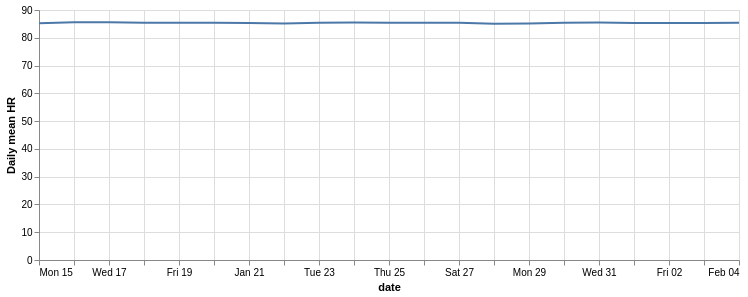

Write notebook code for a chart like this one.
### Markdown cell above
## Checkpoints

- `outputs/daily_device_summary.parquet` exists
- `result.height > 0`
- `num_segments` looks like "a day of 5-min windows" (usually a couple hundred)

## Visual: a single device over time

A quick inline plot makes the aggregation feel real. We’ll look at one device’s daily `mean_hr`.

### Code cell
one = (
    result
    .filter(result["device_id"] == result["device_id"][0])
    .select(["date", "mean_hr"])
)

alt.Chart(one.to_pandas()).mark_line().encode(
    x="date:T",
    y=alt.Y("mean_hr:Q", title="Daily mean HR"),
).properties(width=700, height=250)

### Figure 1 — Vega-Lite specification as saved in the notebook (floating-point values rounded to 4 significant figures)
{"config": {"view": {"continuousWidth": 300, "continuousHeight": 300}}, "data": {"name": "data-f14f676ca1bde88a7b4f901561af4548"}, "mark": {"type": "line"}, "encoding": {"x": {"field": "date", "type": "temporal"}, "y": {"field": "mean_hr", "title": "Daily mean HR", "type": "quantitative"}}, "height": 250, "width": 700, "$schema": "https://vega.github.io/schema/vega-lite/v6.1.0.json", "datasets": {"data-f14f676ca1bde88a7b4f901561af4548": [{"date": "2024-01-15T00:00:00", "mean_hr": 85.26}, {"date": "2024-01-16T00:00:00", "mean_hr": 85.59}, {"date": "2024-01-17T00:00:00", "mean_hr": 85.56}, {"date": "2024-01-18T00:00:00", "mean_hr": 85.45}, {"date": "2024-01-19T00:00:00", "mean_hr": 85.39}, {"date": "2024-01-20T00:00:00", "mean_hr": 85.4}, {"date": "2024-01-21T00:00:00", "mean_hr": 85.3}, {"date": "2024-01-22T00:00:00", "mean_hr": 85.18}, {"date": "2024-01-23T00:00:00", "mean_hr": 85.4}, {"date": "2024-01-24T00:00:00", "mean_hr": 85.47}, {"date": "2024-01-25T00:00:00", "mean_hr": 85.45}, {"date": "2024-01-26T00:00:00", "mean_hr": 85.38}, {"date": "2024-01-27T00:00:00", "mean_hr": 85.43}, {"date": "2024-01-28T00:00:00", "mean_hr": 85.03}, {"date": "2024-01-29T00:00:00", "mean_hr": 85.15}, {"date": "2024-01-30T00:00:00", "mean_hr": 85.4}, {"date": "2024-01-31T00:00:00", "mean_hr": 85.47}, {"date": "2024-02-01T00:00:00", "mean_hr": 85.35}, {"date": "2024-02-02T00:00:00", "mean_hr": 85.34}, {"date": "2024-02-03T00:00:00", "mean_hr": 85.33}, {"date": "2024-02-04T00:00:00", "mean_hr": 85.43}]}}
